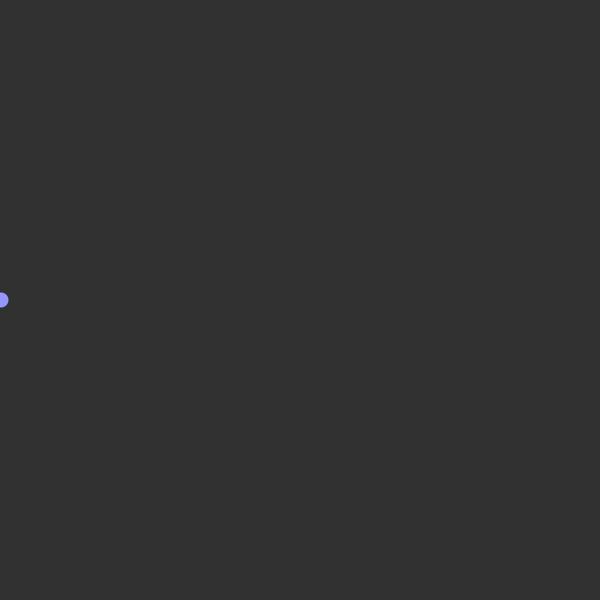
Frame 1 (no input)
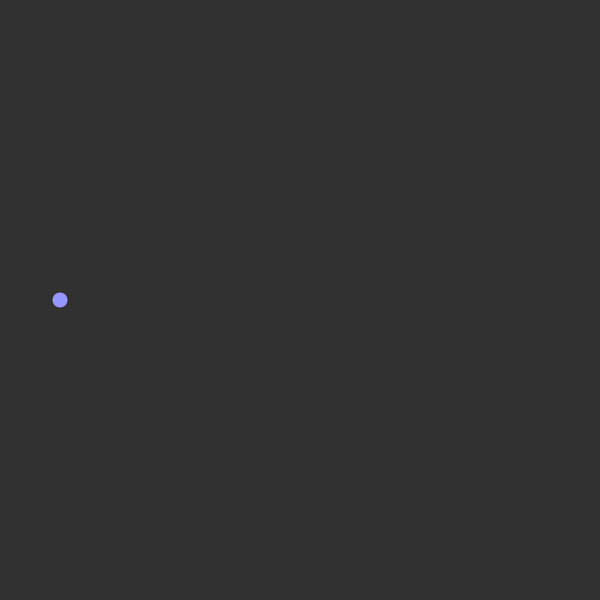
Frame 60 (the mouse pressed at the canvas centre just before this capture)
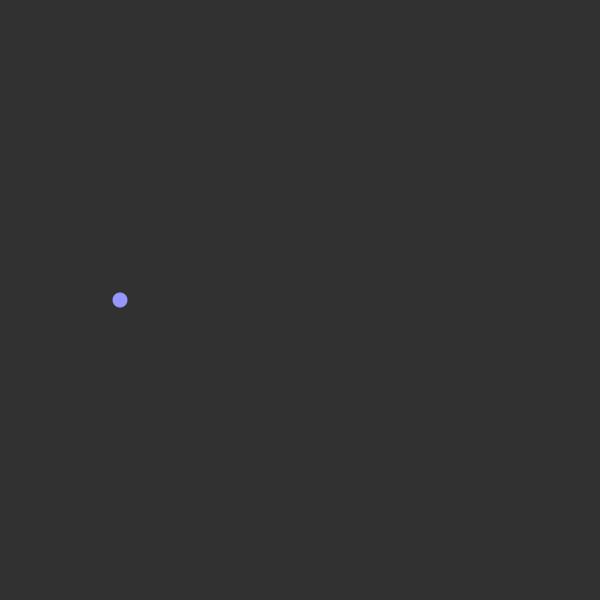
Frame 120 (the mouse held since frame 60 and released just before this capture)

The Processing sketch that drew these frames (run headless with seeded random() and noise(); from frame 60 on, the mouse is pressed at the canvas centre):

// Processing sketch: pong
// ── pong.pde
void setup() {

  size(600, 600);
  background(49, 49, 49);
  
}

  int xPos = 0;

void draw() {


    if(xPos < 600) {
  xPos++;
  }
  background(49, 49, 49);
  fill(150,150,255);
  noStroke();
  ellipse(xPos, 300, 15, 15);



}
